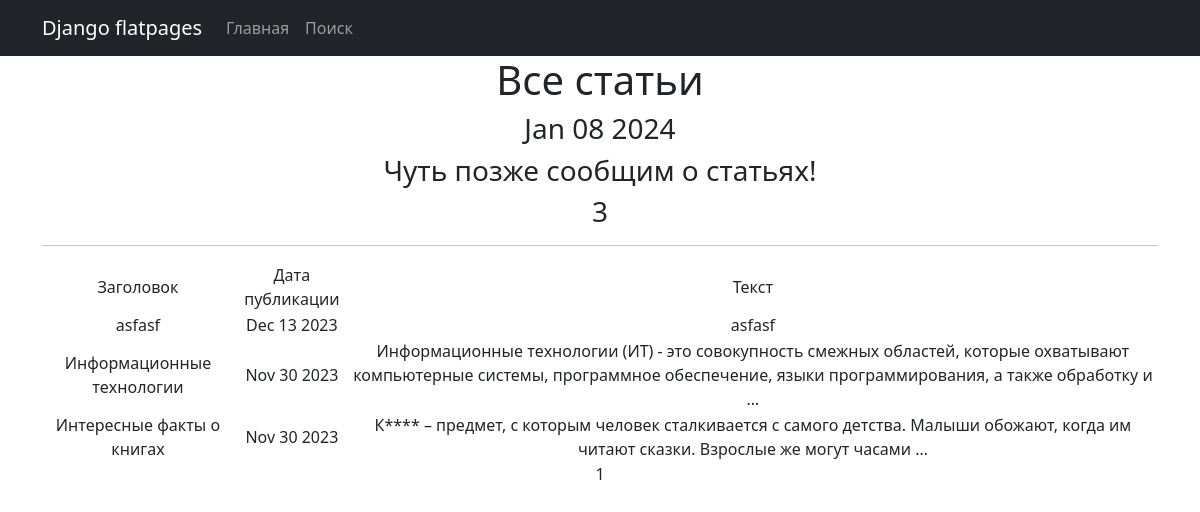
Page /article/ on the earlier database version.
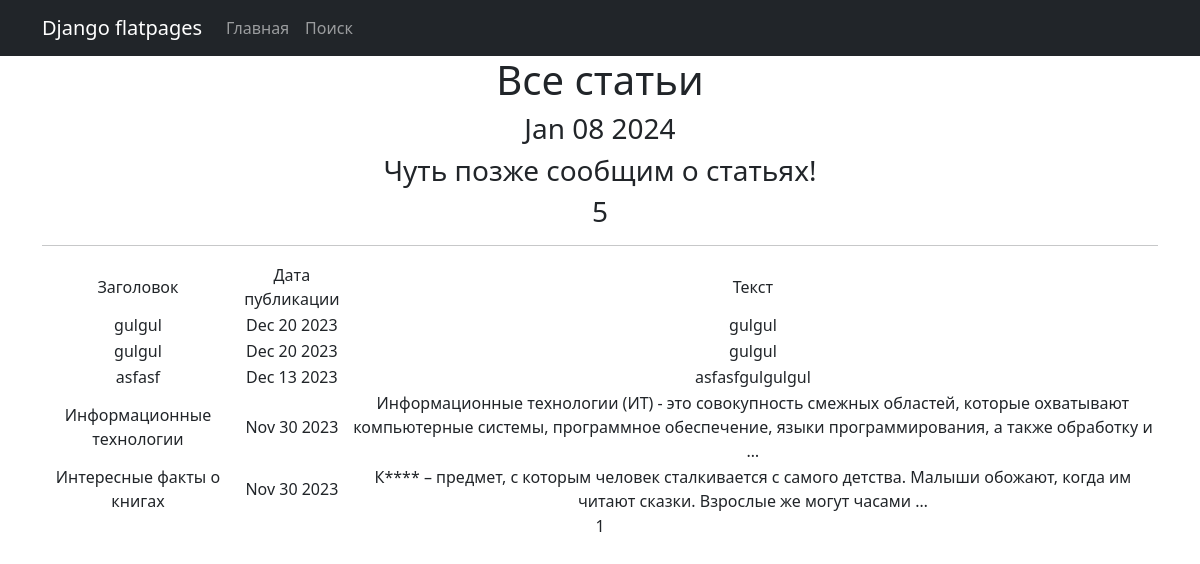
Same page on the later database version.
### news/models.py (models this page shows, shortened)
class Post(models.Model):
    author = models.ForeignKey(Author, on_delete=models.CASCADE)
    NEWS = 'Nw'
    ARTICLE = "Ar"
    CATEGORY_CHOICES = [
        (NEWS, 'Новости'),
        (ARTICLE, 'Статья')
    ]
    categoryType = models.CharField(max_length=16, choices=CATEGORY_CHOICES, default=ARTICLE)
    dateCreation = models.DateTimeField(auto_now_add=True)
    postCategory = models.ManyToManyField(Category, through='PostCategory')
    title1 = models.TextField(max_length=128)
    text = models.TextField()
    rating = models.SmallIntegerField(default=0)

### news/views.py (the view)
# urls.py: path('article/', ArticleList.as_view(), name='article_list'),
class ArticleList(ListView):
    model = Post
    ordering = '-dateCreation'
    template_name = 'flatpages/article_all.html'
    context_object_name = 'news'
    paginate_by = 10  # вот так мы можем указать количество записей на странице
    def get_context_data(self, **kwargs):
        context = super().get_context_data(**kwargs)
        context['time_now'] = datetime.utcnow()
        context['next_sale'] = None
        return context
    def get_queryset(self):
        return Post.objects.filter(categoryType='Ar').order_by('-dateCreation')

### news/templatetags/f_filter.py (called while the page is built)
@register.filter()
def censor(text):
    text_list = text.split()
    bad_words = ['книга']
    censored_text_list = []
    for word in text_list:
        clean_word = ''.join(c for c in word if c not in string.punctuation)
        if clean_word.lower() in bad_words:
            censored_word = clean_word[0] + (len(clean_word) - 1) * '*'
            censored_text_list.append(word.replace(clean_word, censored_word))
        else:
            censored_text_list.append(word)
    return ' '.join(censored_text_list)

### templates/flatpages/article_all.html (shortened to what this page needs)
{% extends 'flatpages/default.html' %}
{% load f_filter %}
{% load tags %}
{% block content %}
   <h1>Все статьи</h1>
   <h3>{{ time_now|date:'M d Y' }}</h3>
   <h3> {{ next_sale|default_if_none:"Чуть позже сообщим о статьях!" }} </h3>
    <h3>{{news|length}}</h3>
   <hr>
   {% if news %}
       <table>
           <tr>
               <td>Заголовок</td>
               <td>Дата публикации</td>
               <td>Текст</td>
           </tr>
           {% for news in news %}
           <tr>
               <td>{{ news.title1 }}</td>
               <td>{{ news.dateCreation|date:'M d Y' }}</td>
               <td>{{ news.text|truncatewords:20|censor }}</td>
                <td>
                </td>
           </tr>
           {% endfor %}
       </table>
   {% else %}
       <h2>Новостей нет!</h2>
   {% endif %}
   {{ page_obj.number }}
{% endblock content %}

### templates/flatpages/default.html (shortened to what this page needs)
<!DOCTYPE html>
<html lang="en">
    <head>
        {% load static %}
        <link href="{% static 'css/styles.css' %}" rel="stylesheet" />
    </head>
    <body>
        <nav class="navbar navbar-expand-lg navbar-dark bg-dark static-top">
               <div class="container">
                   <a class="navbar-brand" href="#">Django flatpages</a>
                   <div class="collapse navbar-collapse" id="navbarResponsive">
                       <ul class="navbar-nav ml-auto">
                           <li class="nav-item">
                               <a class="nav-link" href="news/">Главная</a>
                           </li>
                           <li class="nav-item">
                               <a class="nav-link" href="search/">Поиск</a>
                           </li>
                       </ul>
                   </div>
               </div>
            </nav>
        <div class="container">
           <div class="row">
               <div class="col-lg-12 text-center">
                   {% block content %}{% endblock content %}
               </div>
           </div>
        </div>
    </body>
</html>

Differences in the rows shown:
added Post: title1 "gulgul", dateCreation "Dec 20 2023", text|censor "gulgul"
added Post: title1 "gulgul", dateCreation "Dec 20 2023", text|censor "gulgul"
changed Post "asfasf": text|censor "asfasf" → "asfasfgulgulgul"
Other differences:
{{ news|length }}: "3" → "5"
